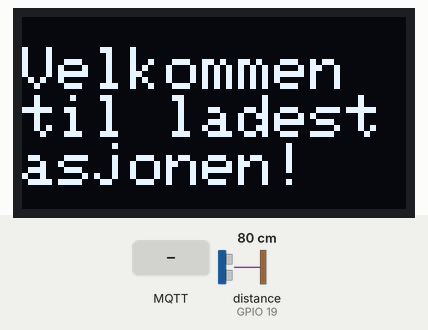
Recording of a sketch running on a simulated ESP32. On the bench: 128×64 one-colour display. Wiring (inferred from the names in the program): ultrasonic range finder: trigger GPIO 23; echo GPIO 19. The inputs (shaded band) are chosen by the test bench; at power-on: distance to the obstacle (sensor on GPIO 19) 80 cm. The echo pulse lasts 58.3 µs per cm; WiFi joins after 1.5 s; servers stay silent unless stated; no MQTT or app messages arrive unless stated; what the sketch prints to the serial monitor is not drawn.

Above: at 4.7 s.
4.8 s: MQTT message "esp32/displaybattery" arrives on the first subscribed topic
At 5.8 s:
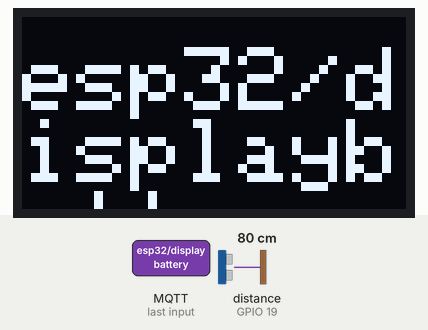
6.3 s: MQTT message "1" arrives on the first subscribed topic
At 6.6 s:
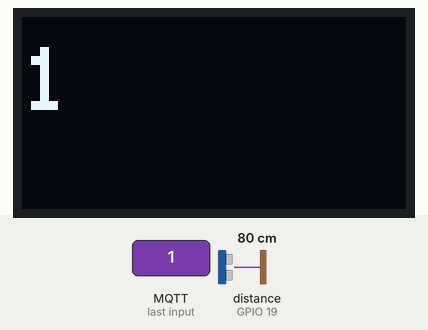
7.8 s: MQTT message "on" arrives on the first subscribed topic
At 9.0 s:
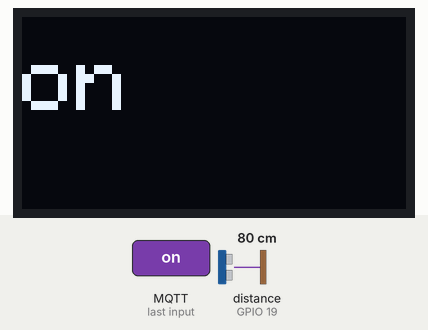
9.3 s: MQTT message "off" arrives on the first subscribed topic
At 10.1 s:
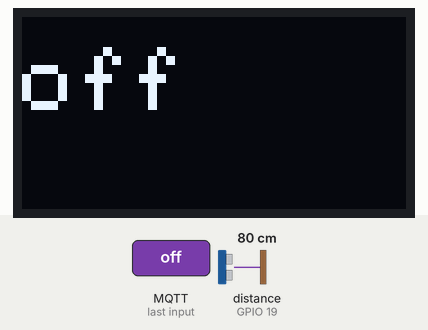
Timing chart, 0 to 11.8 s (numbered marks = the images above; inputs shaded):
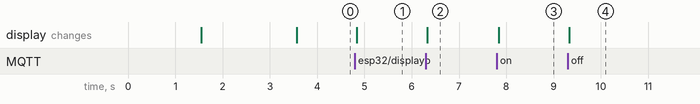

The sketch:

Ladestasjon.ino
```cpp
#include <WiFi.h>
#include <PubSubClient.h>
#include <Wire.h>
#include <Adafruit_GFX.h>
#include <Adafruit_SSD1306.h>

#define SCREEN_WIDTH 128 // OLED display width, in pixels
#define SCREEN_HEIGHT 64 // OLED display height, in pixels

Adafruit_SSD1306 display(SCREEN_WIDTH, SCREEN_HEIGHT, &Wire, -1);

const char* ssid = "Penthouse"; //SSID må tastes inn
const char* password = "Quaintriver135"; //Password må tastes inn

// mqtt_server tar imot RPi sin ip-adresse. Eksempel: 172.20.10.10
const char* mqtt_server = "192.168.1.172"; // Raspberry Pi IP må tastes inn

WiFiClient espClient;
PubSubClient client(espClient);

const int trigPin = 23; // Avstandssensor
const int echoPin = 19; // Avstandssensor

// Funksjon som returnerer verdiene fra avstandssensoren i cm
float readDistance() {

  // Tilstandene endrer seg hele tiden for å måle bølgelengden.
  digitalWrite(trigPin, LOW);
  delayMicroseconds(2);
  digitalWrite(trigPin, HIGH);
  delayMicroseconds(10);
  digitalWrite(trigPin, LOW);

  // Leser echoPin, returnerer tid i mikrosekunder
  long duration = pulseIn(echoPin, HIGH);

  float distanceCm = duration * 0.034/2;
  return distanceCm; // Returnerer avstand i cm
}

// Funksjon som sjekker om bil er foran sensor
void isCarPresent() {
  float distance = readDistance(); // Henter verdi fra avstandssensor

  if (distance < 20) { // Hvis bil er tilstede-> sender 1 til NodeRED
    client.publish("esp32/ladestasjon", "1"); // Publiserer "1" til NodeRED under topic "esp32/ladestasjon"
  }
}

// NodeMCU kobler til Wi-Fi
void setup_wifi() {
  delay(10);

  Serial.println();

  Serial.print("Connecting to ");
  Serial.println(ssid);
  WiFi.mode(WIFI_STA);
  WiFi.begin(ssid, password);
  while (WiFi.status() != WL_CONNECTED) {
    delay(100);
    Serial.print(".");
  }
  Serial.println("");
  Serial.print("WiFi connected - NodeMCU IP address: ");
  Serial.println(WiFi.localIP());
}

// Funksjon der ESP-32 subscriber til Node-Red
void callback(String topic, byte* message, unsigned int length) {
  Serial.print("Message arrived on topic: ");
  Serial.print(topic);
  Serial.print(". Message: ");
  String messageInfo;

  for (int i = 0; i < length; i++) {
    Serial.print((char)message[i]);
    messageInfo += (char)message[i];
  }
  Serial.println();

  // Kode for subscribe. Sjekker om topic endrer seg
  if (topic == "esp32/displaybattery") { // Henter batteriprosent til bilen, via NodeRed
    display.clearDisplay();
    display.setTextSize(3);
    display.setTextColor(WHITE);
    display.setCursor(0, 10);
    display.println(messageInfo);
    display.display();
    }
  else { // Standardmelding ved ingen lading
    display.clearDisplay();
    display.setTextSize(2);
    display.setTextColor(WHITE);
    display.setCursor(0, 10);
    display.println("Velkommen til ladestasjonen!");
    display.display();
    }
  }

// Funksjon som reconnecter helt til vi er tilkoblet MQTT.
void reconnect() {
  // Loop helt til vi er tilkoblet MQTT
  while (!client.connected()) {
    Serial.print("Attempting MQTT connection...");


    if (client.connect("ESP8266Client")) {
      Serial.println("connected");
      client.subscribe("esp32/displaybattery");
    }
    else {
      Serial.print("failed, rc=");
      Serial.print(client.state());
      Serial.println(" try again in 5 seconds");
      delay(5000);
    }
  }
}

//Setter opp GPIO. Callback kjøres i void setup, ikke i void loop.
void setup() {
  Serial.begin(115200);
  pinMode(trigPin, OUTPUT); // Avstandssensor
  pinMode(echoPin, INPUT); // Avstandssensor
  setup_wifi();
  client.setServer(mqtt_server, 1883); //1883 er standard port for MQTT kommunikasjon
  client.setCallback(callback);

  if(!display.begin(SSD1306_SWITCHCAPVCC, 0x3C)) { // OLED-display
  Serial.println("SSD1306 allocation failed");
  for(;;); // Don't proceed, loop forever
  }
  delay(2000);
  display.clearDisplay();

  display.setTextSize(2);
  display.setTextColor(WHITE);
  display.setCursor(0, 10);
  // Setter standard melding
  display.println("Velkommen til ladestasjonen!");
  display.display();

}

// Reconnecter til wifi hvis nødvendig
void loop() {
  if (!client.connected()) {
    reconnect();
  }
  if (!client.loop()) {
    client.connect("ESP8266Client");
  }
  isCarPresent(); //Sjekker om bil er foran sensor, gir ut tilstand 1 dersom bil er tilstede
  delay(10);
}
```

Measured:
- after the input at 4.8 s, the display: changes at once (image 1)
- after the input at 6.3 s, the display: changes at once (image 2)
- after the input at 7.8 s, the display: changes at once (image 3)
- after the input at 9.3 s, the display: changes at once (image 4)
